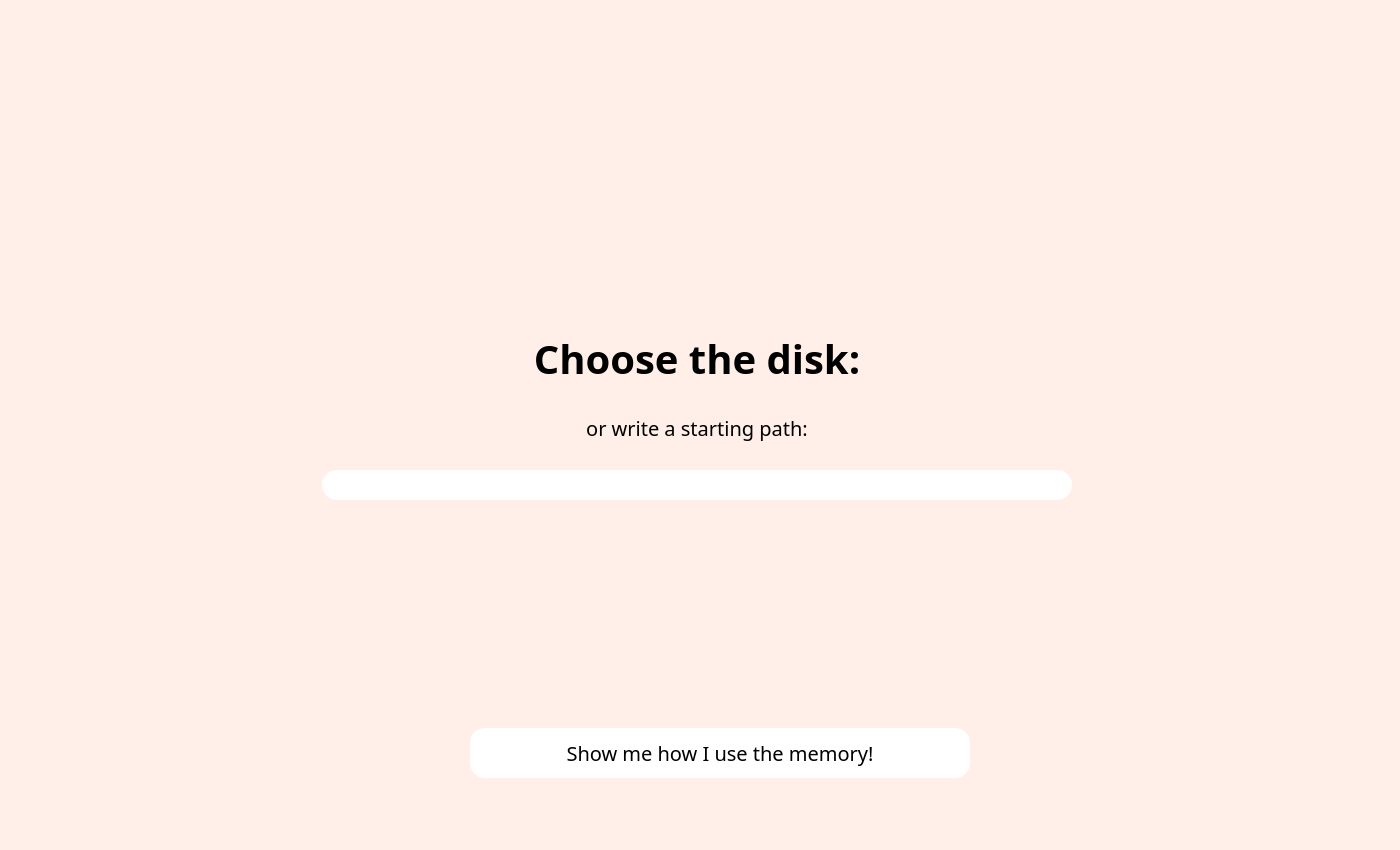
<?xml version="1.0" encoding="UTF-8"?>
<ui version="4.0">
 <class>StackedWidget</class>
 <widget class="QStackedWidget" name="StackedWidget">
  <property name="geometry">
   <rect>
    <x>0</x>
    <y>0</y>
    <width>1400</width>
    <height>850</height>
   </rect>
  </property>
  <property name="sizePolicy">
   <sizepolicy hsizetype="Expanding" vsizetype="Expanding">
    <horstretch>0</horstretch>
    <verstretch>0</verstretch>
   </sizepolicy>
  </property>
  <property name="windowTitle">
   <string>StackedWidget</string>
  </property>
  <property name="styleSheet">
   <string notr="true">background-color: rgb(255, 239, 232);</string>
  </property>
  <property name="currentIndex">
   <number>0</number>
  </property>
  <widget class="QWidget" name="page_1">
   <property name="sizePolicy">
    <sizepolicy hsizetype="Expanding" vsizetype="Expanding">
     <horstretch>0</horstretch>
     <verstretch>0</verstretch>
    </sizepolicy>
   </property>
   <layout class="QGridLayout" name="gridLayout">
    <item row="4" column="0">
     <spacer name="horizontalSpacer">
      <property name="orientation">
       <enum>Qt::Horizontal</enum>
      </property>
      <property name="sizeType">
       <enum>QSizePolicy::Fixed</enum>
      </property>
      <property name="sizeHint" stdset="0">
       <size>
        <width>40</width>
        <height>20</height>
       </size>
      </property>
     </spacer>
    </item>
    <item row="8" column="1">
     <spacer name="verticalSpacer_3">
      <property name="orientation">
       <enum>Qt::Vertical</enum>
      </property>
      <property name="sizeType">
       <enum>QSizePolicy::Fixed</enum>
      </property>
      <property name="sizeHint" stdset="0">
       <size>
        <width>20</width>
        <height>40</height>
       </size>
      </property>
     </spacer>
    </item>
    <item row="0" column="1">
     <spacer name="verticalSpacer">
      <property name="orientation">
       <enum>Qt::Vertical</enum>
      </property>
      <property name="sizeType">
       <enum>QSizePolicy::Fixed</enum>
      </property>
      <property name="sizeHint" stdset="0">
       <size>
        <width>20</width>
        <height>300</height>
       </size>
      </property>
     </spacer>
    </item>
    <item row="1" column="1">
     <widget class="QLabel" name="label">
      <property name="sizePolicy">
       <sizepolicy hsizetype="Expanding" vsizetype="Fixed">
        <horstretch>0</horstretch>
        <verstretch>20</verstretch>
       </sizepolicy>
      </property>
      <property name="font">
       <font>
        <family>Montserrat ExtraBold</family>
        <pointsize>30</pointsize>
        <weight>75</weight>
        <bold>true</bold>
        <stylestrategy>PreferDefault</stylestrategy>
       </font>
      </property>
      <property name="text">
       <string>Choose the disk:</string>
      </property>
      <property name="alignment">
       <set>Qt::AlignCenter</set>
      </property>
     </widget>
    </item>
    <item row="7" column="1" colspan="2" alignment="Qt::AlignHCenter">
     <widget class="QPushButton" name="startButton">
      <property name="sizePolicy">
       <sizepolicy hsizetype="Fixed" vsizetype="Fixed">
        <horstretch>0</horstretch>
        <verstretch>0</verstretch>
       </sizepolicy>
      </property>
      <property name="minimumSize">
       <size>
        <width>500</width>
        <height>50</height>
       </size>
      </property>
      <property name="font">
       <font>
        <family>Montserrat Medium</family>
        <pointsize>15</pointsize>
        <stylestrategy>PreferAntialias</stylestrategy>
       </font>
      </property>
      <property name="styleSheet">
       <string notr="true">QPushButton {
background-color: rgb(255, 255, 255);
border-style: solid;
border-radius: 15px;
}

QPushButton:hover {
background-color: rgb(255, 246, 242);
}</string>
      </property>
      <property name="text">
       <string>Show me how I use the memory!</string>
      </property>
     </widget>
    </item>
    <item row="4" column="2">
     <spacer name="horizontalSpacer_2">
      <property name="orientation">
       <enum>Qt::Horizontal</enum>
      </property>
      <property name="sizeType">
       <enum>QSizePolicy::Fixed</enum>
      </property>
      <property name="sizeHint" stdset="0">
       <size>
        <width>40</width>
        <height>20</height>
       </size>
      </property>
     </spacer>
    </item>
    <item row="3" column="1">
     <widget class="QLabel" name="label_2">
      <property name="sizePolicy">
       <sizepolicy hsizetype="Expanding" vsizetype="Fixed">
        <horstretch>0</horstretch>
        <verstretch>0</verstretch>
       </sizepolicy>
      </property>
      <property name="font">
       <font>
        <family>Montserrat Medium</family>
        <pointsize>15</pointsize>
        <stylestrategy>PreferDefault</stylestrategy>
       </font>
      </property>
      <property name="text">
       <string>or write a starting path:</string>
      </property>
      <property name="alignment">
       <set>Qt::AlignCenter</set>
      </property>
     </widget>
    </item>
    <item row="2" column="1">
     <layout class="QHBoxLayout" name="horizontalLayout">
      <property name="sizeConstraint">
       <enum>QLayout::SetNoConstraint</enum>
      </property>
     </layout>
    </item>
    <item row="4" column="1" alignment="Qt::AlignHCenter">
     <widget class="QLineEdit" name="lineEdit">
      <property name="sizePolicy">
       <sizepolicy hsizetype="Fixed" vsizetype="Fixed">
        <horstretch>0</horstretch>
        <verstretch>0</verstretch>
       </sizepolicy>
      </property>
      <property name="minimumSize">
       <size>
        <width>750</width>
        <height>30</height>
       </size>
      </property>
      <property name="baseSize">
       <size>
        <width>0</width>
        <height>0</height>
       </size>
      </property>
      <property name="styleSheet">
       <string notr="true">background-color: rgb(255, 255, 255);
border-style: solid;
border-radius: 15px;</string>
      </property>
      <property name="alignment">
       <set>Qt::AlignCenter</set>
      </property>
     </widget>
    </item>
    <item row="5" column="1">
     <spacer name="verticalSpacer_2">
      <property name="orientation">
       <enum>Qt::Vertical</enum>
      </property>
      <property name="sizeType">
       <enum>QSizePolicy::Fixed</enum>
      </property>
      <property name="sizeHint" stdset="0">
       <size>
        <width>20</width>
        <height>200</height>
       </size>
      </property>
     </spacer>
    </item>
   </layout>
  </widget>
  <widget class="QWidget" name="page_2">
   <property name="sizePolicy">
    <sizepolicy hsizetype="Expanding" vsizetype="Expanding">
     <horstretch>0</horstretch>
     <verstretch>0</verstretch>
    </sizepolicy>
   </property>
   <layout class="QGridLayout" name="gridLayout_3">
    <item row="3" column="1">
     <widget class="QProgressBar" name="progressBar">
      <property name="sizePolicy">
       <sizepolicy hsizetype="Expanding" vsizetype="Fixed">
        <horstretch>0</horstretch>
        <verstretch>0</verstretch>
       </sizepolicy>
      </property>
      <property name="minimumSize">
       <size>
        <width>0</width>
        <height>30</height>
       </size>
      </property>
      <property name="styleSheet">
       <string notr="true">QProgressBar {
background-color: rgb(250, 250, 250);
border-style: solid;
border-radius: 15px;
text-align: center;
}

QProgressBar::chunk {
background-color: rgb(255, 186, 158);
border-radius: 15px;
}</string>
      </property>
      <property name="value">
       <number>24</number>
      </property>
      <property name="alignment">
       <set>Qt::AlignRight|Qt::AlignTrailing|Qt::AlignVCenter</set>
      </property>
     </widget>
    </item>
    <item row="3" column="2">
     <spacer name="horizontalSpacer_6">
      <property name="orientation">
       <enum>Qt::Horizontal</enum>
      </property>
      <property name="sizeType">
       <enum>QSizePolicy::Fixed</enum>
      </property>
      <property name="sizeHint" stdset="0">
       <size>
        <width>40</width>
        <height>20</height>
       </size>
      </property>
     </spacer>
    </item>
    <item row="4" column="1">
     <spacer name="verticalSpacer_6">
      <property name="orientation">
       <enum>Qt::Vertical</enum>
      </property>
      <property name="sizeType">
       <enum>QSizePolicy::Fixed</enum>
      </property>
      <property name="sizeHint" stdset="0">
       <size>
        <width>20</width>
        <height>40</height>
       </size>
      </property>
     </spacer>
    </item>
    <item row="3" column="0">
     <spacer name="horizontalSpacer_5">
      <property name="orientation">
       <enum>Qt::Horizontal</enum>
      </property>
      <property name="sizeType">
       <enum>QSizePolicy::Fixed</enum>
      </property>
      <property name="sizeHint" stdset="0">
       <size>
        <width>40</width>
        <height>20</height>
       </size>
      </property>
     </spacer>
    </item>
    <item row="2" column="1">
     <spacer name="verticalSpacer_7">
      <property name="orientation">
       <enum>Qt::Vertical</enum>
      </property>
      <property name="sizeType">
       <enum>QSizePolicy::Fixed</enum>
      </property>
      <property name="sizeHint" stdset="0">
       <size>
        <width>20</width>
        <height>40</height>
       </size>
      </property>
     </spacer>
    </item>
    <item row="1" column="1" alignment="Qt::AlignHCenter">
     <widget class="QLabel" name="label_3">
      <property name="text">
       <string>TextLabel</string>
      </property>
     </widget>
    </item>
    <item row="0" column="1">
     <spacer name="verticalSpacer_8">
      <property name="orientation">
       <enum>Qt::Vertical</enum>
      </property>
      <property name="sizeType">
       <enum>QSizePolicy::Fixed</enum>
      </property>
      <property name="sizeHint" stdset="0">
       <size>
        <width>20</width>
        <height>40</height>
       </size>
      </property>
     </spacer>
    </item>
   </layout>
  </widget>
  <widget class="QWidget" name="page_3">
   <property name="sizePolicy">
    <sizepolicy hsizetype="Expanding" vsizetype="Expanding">
     <horstretch>0</horstretch>
     <verstretch>0</verstretch>
    </sizepolicy>
   </property>
   <layout class="QGridLayout" name="gridLayout_2">
    <item row="1" column="0">
     <spacer name="horizontalSpacer_3">
      <property name="orientation">
       <enum>Qt::Horizontal</enum>
      </property>
      <property name="sizeType">
       <enum>QSizePolicy::Fixed</enum>
      </property>
      <property name="sizeHint" stdset="0">
       <size>
        <width>40</width>
        <height>20</height>
       </size>
      </property>
     </spacer>
    </item>
    <item row="1" column="3">
     <spacer name="horizontalSpacer_4">
      <property name="orientation">
       <enum>Qt::Horizontal</enum>
      </property>
      <property name="sizeType">
       <enum>QSizePolicy::Fixed</enum>
      </property>
      <property name="sizeHint" stdset="0">
       <size>
        <width>40</width>
        <height>20</height>
       </size>
      </property>
     </spacer>
    </item>
    <item row="0" column="1">
     <spacer name="verticalSpacer_4">
      <property name="orientation">
       <enum>Qt::Vertical</enum>
      </property>
      <property name="sizeType">
       <enum>QSizePolicy::Fixed</enum>
      </property>
      <property name="sizeHint" stdset="0">
       <size>
        <width>20</width>
        <height>40</height>
       </size>
      </property>
     </spacer>
    </item>
    <item row="1" column="2">
     <widget class="QChartView" name="chart">
      <property name="sizePolicy">
       <sizepolicy hsizetype="Preferred" vsizetype="Expanding">
        <horstretch>2</horstretch>
        <verstretch>0</verstretch>
       </sizepolicy>
      </property>
      <property name="font">
       <font>
        <stylestrategy>PreferDefault</stylestrategy>
       </font>
      </property>
      <property name="styleSheet">
       <string notr="true">background-color: rgb(255, 255, 255);
border-style: solid;
border-radius: 15px;</string>
      </property>
     </widget>
    </item>
    <item row="2" column="1">
     <spacer name="verticalSpacer_5">
      <property name="orientation">
       <enum>Qt::Vertical</enum>
      </property>
      <property name="sizeType">
       <enum>QSizePolicy::Fixed</enum>
      </property>
      <property name="sizeHint" stdset="0">
       <size>
        <width>20</width>
        <height>40</height>
       </size>
      </property>
     </spacer>
    </item>
    <item row="1" column="1">
     <widget class="QTreeWidget" name="treeWidget">
      <property name="enabled">
       <bool>true</bool>
      </property>
      <property name="sizePolicy">
       <sizepolicy hsizetype="Preferred" vsizetype="Expanding">
        <horstretch>3</horstretch>
        <verstretch>0</verstretch>
       </sizepolicy>
      </property>
      <property name="font">
       <font>
        <stylestrategy>PreferDefault</stylestrategy>
       </font>
      </property>
      <property name="styleSheet">
       <string notr="true">QTreeWidget {
background-color: rgb(255, 255, 255);
border-style: solid;
border-radius: 15px;
}
QHeaderView {
background-color: rgb(255, 255, 255);
border-style: solid;
border-radius: 15px;
}
QHeaderView::section {
background-color: rgb(255, 255, 255);
border-style: solid;
border-radius: 15px;
}

</string>
      </property>
      <column>
       <property name="text">
        <string notr="true">File/folder name</string>
       </property>
       <property name="font">
        <font>
         <family>Montserrat Medium</family>
         <italic>false</italic>
        </font>
       </property>
      </column>
      <column>
       <property name="text">
        <string>Size</string>
       </property>
       <property name="font">
        <font>
         <family>Montserrat Medium</family>
        </font>
       </property>
      </column>
      <column>
       <property name="text">
        <string>Creation date</string>
       </property>
       <property name="font">
        <font>
         <family>Montserrat Medium</family>
        </font>
       </property>
      </column>
      <column>
       <property name="text">
        <string>Change date</string>
       </property>
       <property name="font">
        <font>
         <family>Montserrat Medium</family>
        </font>
       </property>
      </column>
      <column>
       <property name="text">
        <string>Extension</string>
       </property>
       <property name="font">
        <font>
         <family>Montserrat Medium</family>
        </font>
       </property>
      </column>
     </widget>
    </item>
   </layout>
  </widget>
 </widget>
 <customwidgets>
  <customwidget>
   <class>QChartView</class>
   <extends>QGraphicsView</extends>
   <header>PyQt5.QtChart</header>
  </customwidget>
 </customwidgets>
 <resources/>
 <connections/>
</ui>
